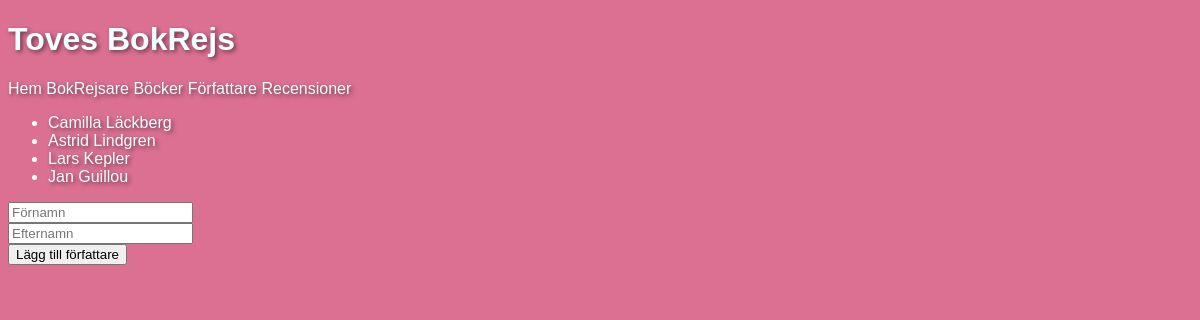
The page /authors.php on the database its author committed.
### tables this page shows
CREATE TABLE `authors` (
  `id` int(11) NOT NULL,
  `first_name` varchar(32) NOT NULL,
  `last_name` varchar(32) NOT NULL
);

### classes/db.php (called while the page is built)
<?php
class DB {
    protected $pdo;
    public function __construct(PDO $pdo) {
        $this->pdo = $pdo;
    }
    public function getAllData($table) {
        $query = "SELECT * FROM $table";
        $statement = $this->pdo->prepare($query);
        $statement->execute();
        return $statement->fetchAll(PDO::FETCH_ASSOC);
    }
}
?>

### classes/author-model.php (called while the page is built, shortened)
<?php
require_once "db.php";
class AuthorModel extends DB {
    protected $table = "authors";
    public function getAllAuthors(){
        return $this->getAllData($this->table);
    }
}
?>

### views/author-view.php (the view, shortened to what this page needs)
<?php
require_once "classes/author-model.php";
class AuthorView{
    public function renderAllAuthors(array $authors): void{
        echo "<ul>";
        foreach($authors as $author) {
            echo "<li> {$author["first_name"]} {$author["last_name"]} </li>";
        }
        echo "</ul>";
    }
}
?>

### style/style.css (style rules this page uses)
body { background-color: palevioletred; font-family: Verdana, Geneva, Tahoma, sans-serif; color: azure; text-shadow: 2px 2px 4px rgba(0, 0, 0, 0.5); }

### rows shown on the page
authors: first_name "Camilla", last_name "Läckberg"
authors: first_name "Astrid", last_name "Lindgren"
authors: first_name "Lars", last_name "Kepler"
authors: first_name "Jan", last_name "Guillou"
